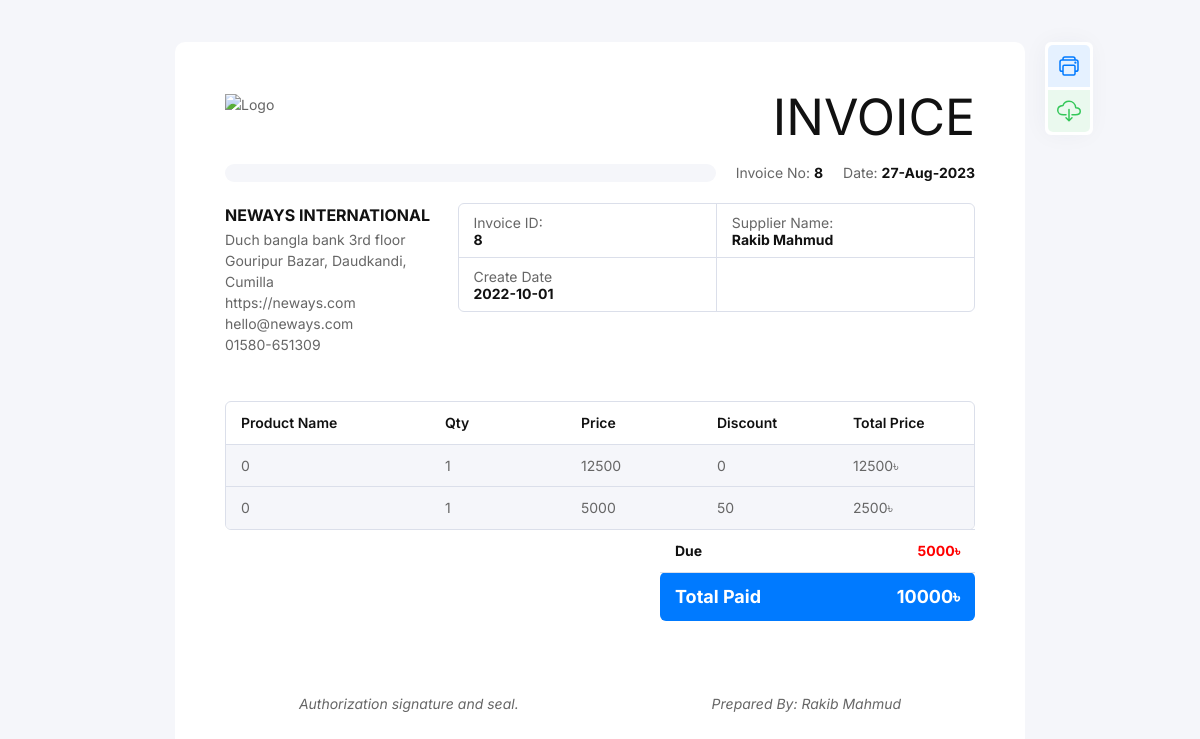
The app's page /invoice_view.php?id=8 with its own data.
### tables this page shows
CREATE TABLE `invoice` (
  `id` int(11) NOT NULL,
  `supplier_name` varchar(55) NOT NULL,
  `total_amount` int(55) NOT NULL,
  `paid_amount` int(55) NOT NULL,
  `due_amount` int(55) NOT NULL,
  `date` date NOT NULL
);

CREATE TABLE `invoice_details` (
  `id` int(11) NOT NULL,
  `invoice_id` int(11) NOT NULL,
  `product_name` varchar(55) NOT NULL,
  `product_unit` varchar(55) NOT NULL,
  `qty` int(11) NOT NULL,
  `price` int(11) NOT NULL,
  `discount` int(11) NOT NULL,
  `total_price` int(11) NOT NULL,
  `branch_name` varchar(55) NOT NULL,
  `invoice_file` varchar(255) NOT NULL
);

### invoice_view.php (the view, shortened to what this page needs)
<?php
include 'include/config.php';
$get_invoice_id=$_GET['id'];
?>
<!DOCTYPE html>
<html class="no-js" lang="en">
<head>
  <link rel="stylesheet" href="asset/style.css">
</head>
<body style="margin-top: 1%">
  <div class="tm_container">
    <div class="tm_invoice_wrap">
      <div class="tm_invoice tm_style1" id="tm_download_section">
        <div class="tm_invoice_in">
          <div class="tm_invoice_head tm_mb20">
            <div class="tm_invoice_left">
              <div class="tm_logo"><img src="https://neways3.com/wp-content/uploads/2019/05/Neways-Logo.png" alt="Logo"><br> </div>
            </div>
            <div class="tm_invoice_right tm_text_right">
              <div class="tm_primary_color tm_f50 tm_text_uppercase">Invoice</div>
            </div>
          </div>
          <div class="tm_invoice_info tm_mb20">
            <div class="tm_invoice_seperator tm_gray_bg"></div>
            <div class="tm_invoice_info_list">
              <p class="tm_invoice_number tm_m0">Invoice No: <b class="tm_primary_color"><?php
              echo $get_invoice_id;
              ?></b></p>
              <p class="tm_invoice_date tm_m0">Date: <b class="tm_primary_color">27-Aug-2023</b></p>
            </div>
          </div>
          <div class="tm_invoice_head tm_mb10">
          <div class="tm_invoice_left">
              <p class="tm_mb2 tm_f16"><b class="tm_primary_color tm_text_uppercase">Neways International</b></p>
              <p>
                Duch bangla bank 3rd floor <br>Gouripur Bazar, Daudkandi, Cumilla <br>
                https://neways.com <br>
                hello@neways.com<br>
                01580-651309
              </p>
            </div>
            <div class="tm_invoice_right" style="width:69% !important">
              <div class="tm_grid_row tm_col_2  tm_col_2_sm tm_invoice_table tm_round_border">
                <div>
                  <p class="tm_m0">Invoice ID:</p>
                  <b class="tm_primary_color"><?php echo $get_invoice_id; ?></b>
                </div>
                <div>
                  <p class="tm_m0">Supplier Name:</p>
                  <b class="tm_primary_color">
                    <?php
                    if ($get_Supplier=$con->query("SELECT * FROM invoice WHERE id=$get_invoice_id ")) {
                       while ($rows=$get_Supplier->fetch_array()) {
                            echo $rows['supplier_name'];
                       }
                    }
                    ?>
                  </b>
                </div>
                <div>
                  <p class="tm_m0">Create Date</p>
                  <b class="tm_primary_color">  2022-10-01 </b>
                </div>
              </div>
            </div>
          </div>
          <br>
          <div class="tm_table tm_style1">
            <div class="tm_round_border">
              <div class="tm_table_responsive">
                <table>
                  <thead>
                    <tr>
                      <th class="tm_width_2 tm_semi_bold tm_primary_color">Product Name</th>
                      <th class="tm_width_2 tm_semi_bold tm_primary_color">Qty</th>
                      <th class="tm_width_2 tm_semi_bold tm_primary_color">Price</th>
                      <th class="tm_width_2 tm_semi_bold tm_primary_color">Discount</th>
                      <th class="tm_width_2 tm_semi_bold tm_primary_color">Total Price</th>
                    </tr>
                  </thead>
                  <tbody>
                    <?php
                    $allInv=$con->query("SELECT * FROM invoice_details WHERE invoice_id= $get_invoice_id ");
                    while ($rowsss=$allInv->fetch_assoc()) {
                    ?>
                    <tr class="tm_gray_bg">
                      <td class="tm_width_3"><?php echo $rowsss['product_name'];?></td>
                      <td class="tm_width_2"><?php echo $rowsss['qty'];?></td>
                      <td class="tm_width_2"><?php echo $rowsss['price'];?></td>
                      <td class="tm_width_2"><?php echo $rowsss['discount'];?></td>
                      <td class="tm_width_2"><?php echo $rowsss['total_price'];?>৳</td>
                    </tr>
                <?php } ?>
                  </tbody>
                </table>
              </div>
            </div>
            <div class="tm_invoice_footer">
              <div class="tm_left_footer">
              </div>
              <div class="tm_right_footer">
                <table>
                  <tbody>
                  <?php
                    $allInv=$con->query("SELECT * FROM invoice WHERE id= $get_invoice_id ");
                    while ($rowss=$allInv->fetch_assoc()) {
                    ?>
                    <tr class="tm_border_top">
                      <td class="tm_width_3 tm_primary_color tm_border_none tm_bold">Due</td>
                      <td class="tm_width_3 tm_danger_color tm_text_right tm_border_none tm_bold"><?php echo $rowss['due_amount'];?>৳</td>
                    </tr>
                    <tr class="tm_border_top">
                      <td class="tm_width_3 tm_border_top_0 tm_bold tm_f18 tm_white_color tm_accent_bg tm_radius_6_0_0_6">Total Paid </td>
                      <td class="tm_width_3 tm_border_top_0 tm_bold tm_f18 tm_primary_color tm_text_right tm_white_color tm_accent_bg tm_radius_0_6_6_0"><?php echo $rowss['paid_amount'];?>৳</td>
                    </tr>
                <?php } ?>
                  </tbody>
                </table>
              </div>
            </div>
          </div>
          <div class="tm_note tm_text_center tm_m0_md">
            <p class="tm_m0" align=""><br> <br>Authorization signature and seal. &nbsp; &nbsp; &nbsp; &nbsp; &nbsp;&nbsp; &nbsp; &nbsp; &nbsp; &nbsp; &nbsp; &nbsp; &nbsp; &nbsp; &nbsp;&nbsp; &nbsp; &nbsp; &nbsp; &nbsp;&nbsp; &nbsp; &nbsp; &nbsp; &nbsp;&nbsp;
              Prepared By:
              Rakib Mahmud
              </p>
          </div>
        </div>
      </div>
      <div class="tm_invoice_btns tm_hide_print">
        <a href="javascript:window.print()" class="tm_invoice_btn tm_color1">
          <span class="tm_btn_icon">
          </span>
        </a>
        <button id="tm_download_btn" class="tm_invoice_btn tm_color2">
          <span class="tm_btn_icon">
          </span>
        </button>
      </div>
    </div>
  </div>
</body>
</html>

### invoice_view.php (style rules this page uses)
.tm_invoice.tm_style1 .tm_logo img { max-height: 100px; }

### records on screen
invoice: supplier_name "Rakib Mahmud", due_amount "5000", paid_amount "10000"
invoice_details: product_name "0", qty "1", price "12500", discount "0", total_price "12500"
invoice_details: product_name "0", qty "1", price "5000", discount "50", total_price "2500"

### other values on screen
$get_invoice_id "8"
